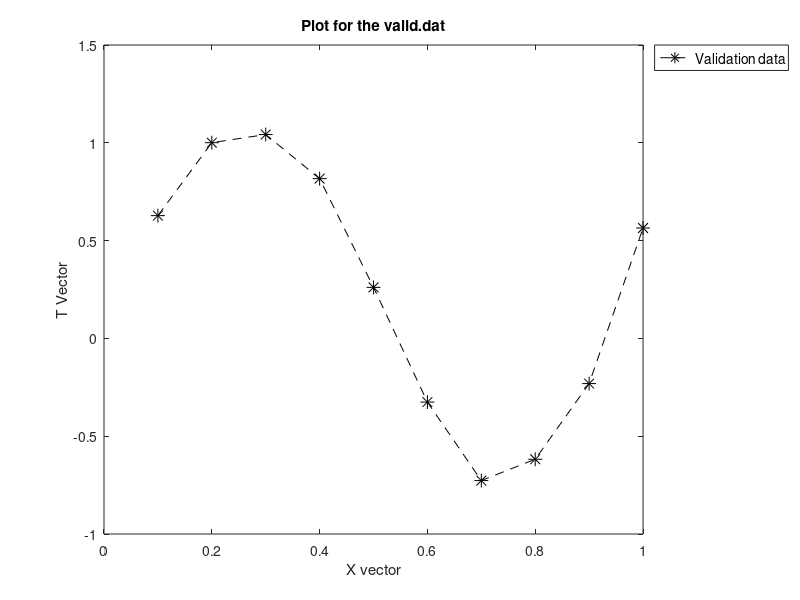

MATLAB code to generate this figure:
% this script does the following plots your valid.dat

%loading your train data and storing in vectors.
data=load('valid.dat');
X = data(:,1);
T = data(:,2);

%plotting your train.dat
plot(X,T,"--*k","markersize", 10);
title ('Plot for the valid.dat');
h = legend ('Validation data');
legend (h, 'location', 'northeastoutside');
set (h, 'fontsize', 10);
xlabel('X vector');
ylabel('T Vector');
